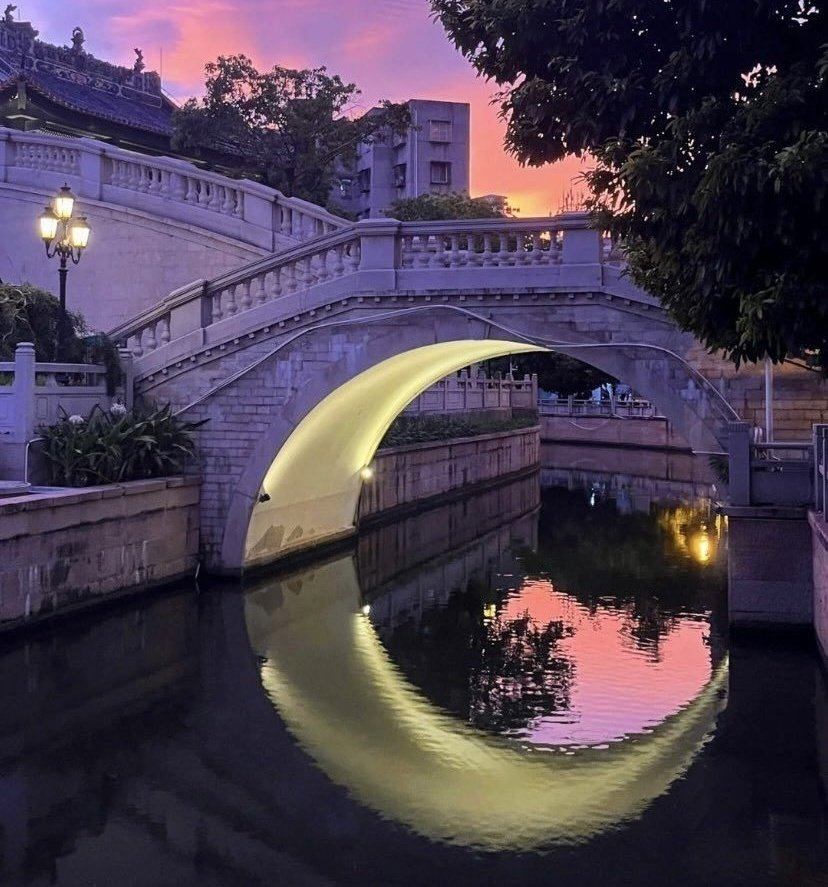
#> input picture nim.jpg, 828 x 887 px
$ python 'butterworth highpass filter.py'
#> lines starting #> are read from the running program, lines starting #| are printed output that depends on the picture
import numpy as np
import matplotlib.pyplot as plt
from PIL import Image

# Membaca gambar dan mengonversi ke grayscale
img = Image.open('nim.jpg').convert('L')
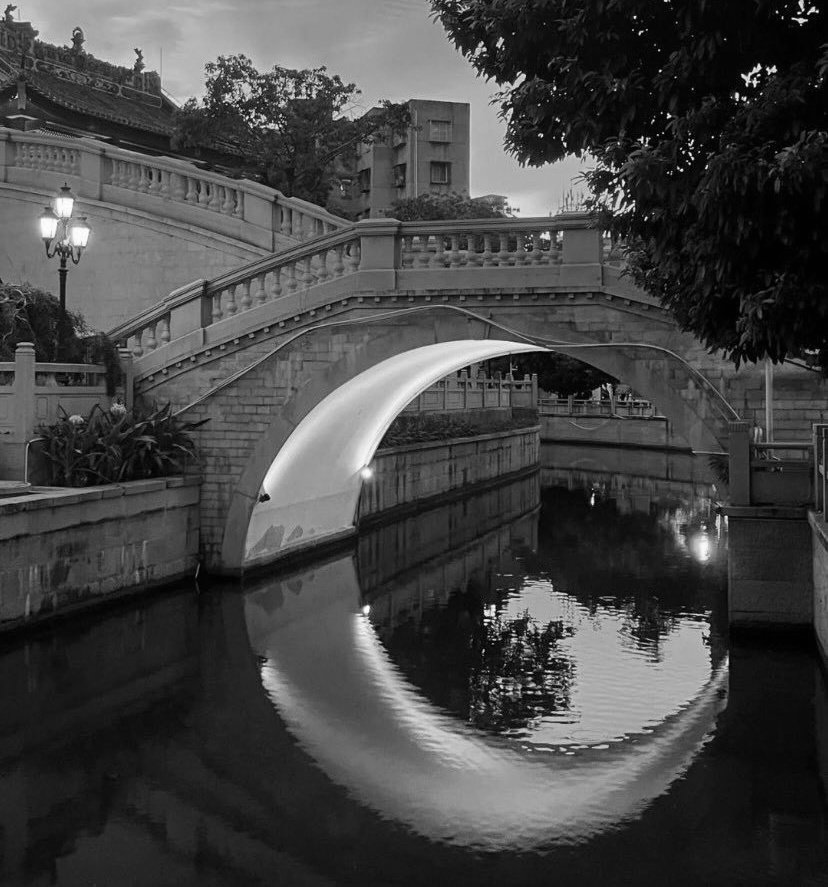
#> img: PIL image 828x887 L; min 0, max 255, mean 68
img_arr = np.array(img)

# Membuat filter highpass Butterworth
def butterworth_highpass_filter(shape, cutoff, order):
    x, y = np.meshgrid(np.arange(-shape[1]//2, shape[1]//2),
                       np.arange(-shape[0]//2, shape[0]//2))
    r = np.sqrt(x**2 + y**2)
    filter = 1 / (1 + (r/cutoff)**(2*order))
    return filter

# Menghitung filter highpass Butterworth dan melakukan konvolusi dengan gambar
cutoff = 30 # frekuensi cutoff
order = 2 # orde filter
butterworth_filter = 1 - butterworth_highpass_filter(img_arr.shape, cutoff, order)
filtered_output = np.fft.fftshift(np.fft.ifft2(np.fft.ifftshift(np.fft.fftshift(np.fft.fft2(img_arr)) * butterworth_filter))).real
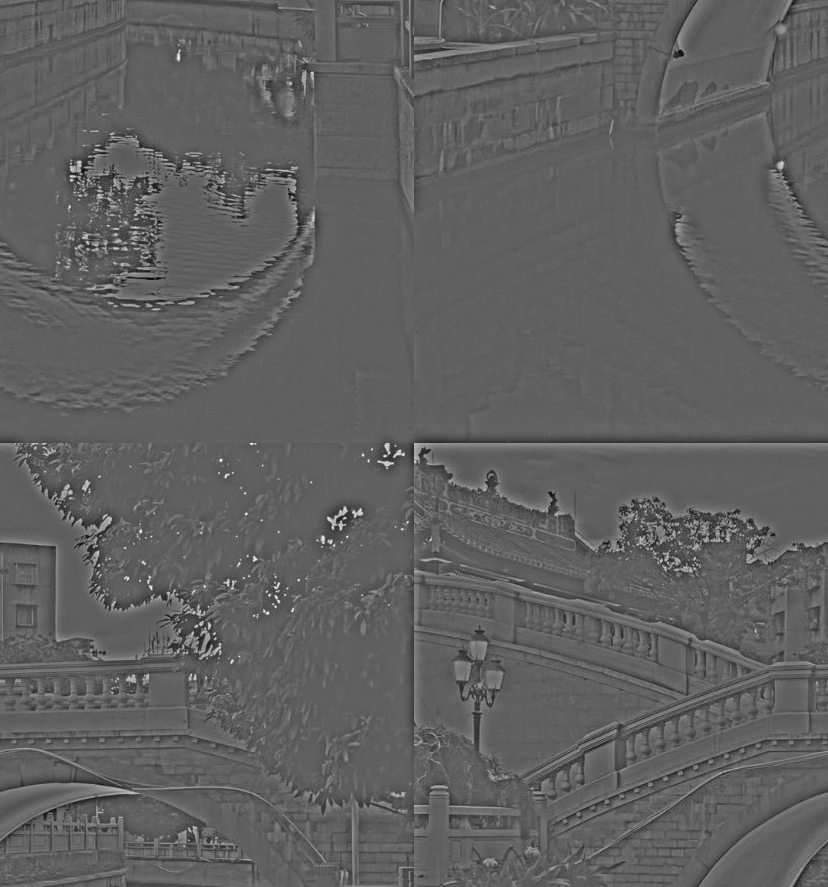
#> filtered_output: shape (887, 828) float64; min -134.9, max 221.2, mean 0; drawn with min black and max white

# Menampilkan gambar hasil filterisasi
plt.imshow(filtered_output, cmap='gray')
plt.axis('off')
plt.show()
